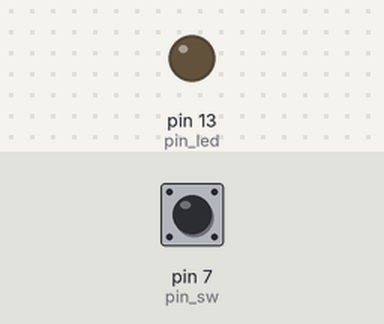
A sketch run on a simulated Arduino Uno, built with avr-gcc and run on an emulated ATmega328P. Shown: output pins drawn as LEDs (lit = HIGH). The test bench sets the inputs (shaded band); at power-on: pin 7 (pin_sw) LOW.

Above: at 1.2 s.
1.3 s: pin 7 (pin_sw) pulled HIGH for 0.15 s
At 1.37 s:
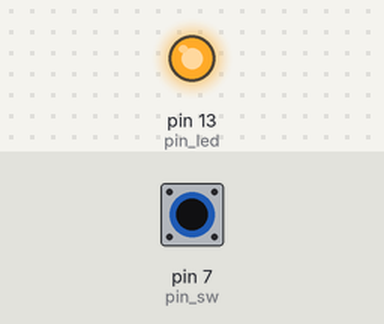
2.9 s: pin 7 (pin_sw) pulled HIGH for 3.2 s
At 7.5 s:
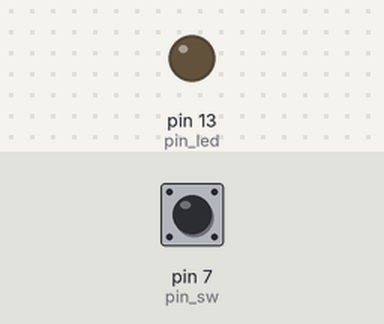
Timing chart, 0 to 9.0 s (numbered marks = the images above; inputs shaded):
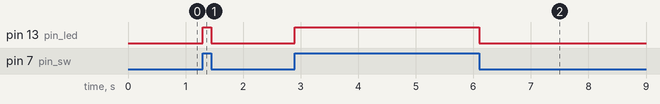

Measured:
- after the input at 1.3 s, pin 13 (pin_led): LOW → HIGH at once, → LOW 0.15 s later
- after the input at 2.9 s, pin 13 (pin_led): LOW → HIGH at once, → LOW 3.2 s later

The sketch:

led_sw_push_on.ino
```cpp
const int pin_led = 13;
const int pin_sw = 7;

void setup() {
	pinMode(pin_sw, INPUT);
	pinMode(pin_led, OUTPUT);
}

void loop() {
	int val = digitalRead(pin_sw);
	digitalWrite(pin_led,val);
}
```
